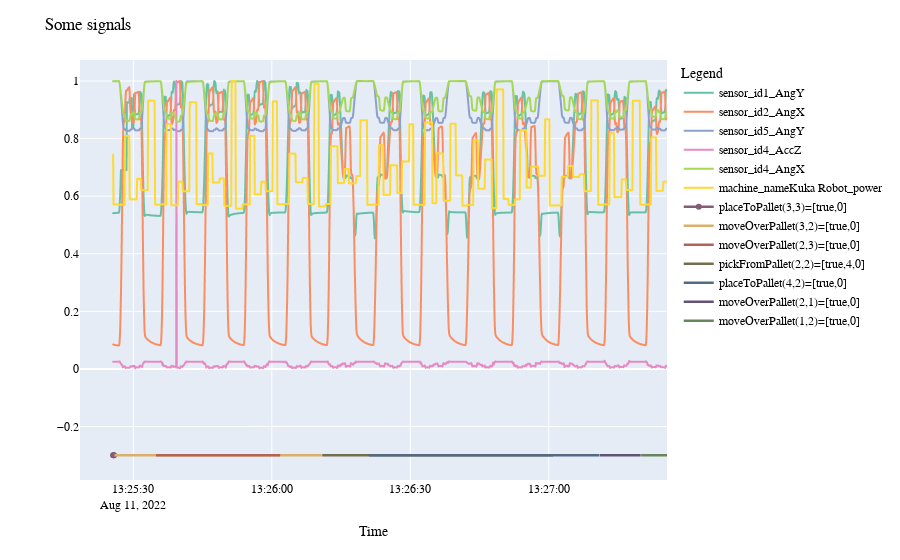

Notebook code for this chart:
### Code cell
fig.update_layout(
    title="Some signals",
    xaxis_title="Time",
    yaxis_title="",
    legend_title="Legend",
    font=dict(
        family="Courier New, monospace",
        size=12,
        color="Black"
    )
)
fig.show()

### Figure 1 — Plotly figure (JSON) as saved in the notebook; plotly's stock layout.template omitted (floating-point values rounded to 4 significant figures; data arrays with more than 128 entries replaced by an {"elided": "..."} marker saying what was removed)
{"data": [{"hovertemplate": "variable=sensor_id1_AngY<br>time=%{x}<br>value=%{y}<extra></extra>", "legendgroup": "sensor_id1_AngY", "line": {"color": "rgb(102,194,165)", "dash": "solid"}, "marker": {"symbol": "circle"}, "mode": "lines", "name": "sensor_id1_AngY", "showlegend": true, "type": "scattergl", "x": {"elided": "1201 str values"}, "xaxis": "x", "y": {"elided": "1201 float values"}, "yaxis": "y"}, {"hovertemplate": "variable=sensor_id2_AngX<br>time=%{x}<br>value=%{y}<extra></extra>", "legendgroup": "sensor_id2_AngX", "line": {"color": "rgb(252,141,98)", "dash": "solid"}, "marker": {"symbol": "circle"}, "mode": "lines", "name": "sensor_id2_AngX", "showlegend": true, "type": "scattergl", "x": {"elided": "1201 str values"}, "xaxis": "x", "y": {"elided": "1201 float values"}, "yaxis": "y"}, {"hovertemplate": "variable=sensor_id5_AngY<br>time=%{x}<br>value=%{y}<extra></extra>", "legendgroup": "sensor_id5_AngY", "line": {"color": "rgb(141,160,203)", "dash": "solid"}, "marker": {"symbol": "circle"}, "mode": "lines", "name": "sensor_id5_AngY", "showlegend": true, "type": "scattergl", "x": {"elided": "1201 str values"}, "xaxis": "x", "y": {"elided": "1201 float values"}, "yaxis": "y"}, {"hovertemplate": "variable=sensor_id4_AccZ<br>time=%{x}<br>value=%{y}<extra></extra>", "legendgroup": "sensor_id4_AccZ", "line": {"color": "rgb(231,138,195)", "dash": "solid"}, "marker": {"symbol": "circle"}, "mode": "lines", "name": "sensor_id4_AccZ", "showlegend": true, "type": "scattergl", "x": {"elided": "1201 str values"}, "xaxis": "x", "y": {"elided": "1201 float values"}, "yaxis": "y"}, {"hovertemplate": "variable=sensor_id4_AngX<br>time=%{x}<br>value=%{y}<extra></extra>", "legendgroup": "sensor_id4_AngX", "line": {"color": "rgb(166,216,84)", "dash": "solid"}, "marker": {"symbol": "circle"}, "mode": "lines", "name": "sensor_id4_AngX", "showlegend": true, "type": "scattergl", "x": {"elided": "1201 str values"}, "xaxis": "x", "y": {"elided": "1201 float values"}, "yaxis": "y"}, {"hovertemplate": "variable=machine_nameKuka Robot_power<br>time=%{x}<br>value=%{y}<extra></extra>", "legendgroup": "machine_nameKuka Robot_power", "line": {"color": "rgb(255,217,47)", "dash": "solid"}, "marker": {"symbol": "circle"}, "mode": "lines", "name": "machine_nameKuka Robot_power", "showlegend": true, "type": "scattergl", "x": {"elided": "1201 str values"}, "xaxis": "x", "y": {"elided": "1201 float values"}, "yaxis": "y"}, {"line": {"color": "rgb(133, 92, 117)", "shape": "hv", "width": 2.5}, "name": "placeToPallet(3,3)=[true,0]", "type": "scatter", "x": ["2022-08-11T13:25:25.619000", "2022-08-11T13:25:25.719000", "2022-08-11T13:25:25.819000"], "y": [-0.3, -0.3, -0.3]}, {"line": {"color": "rgb(217, 175, 107)", "shape": "hv", "width": 2.5}, "name": "moveOverPallet(3,2)=[true,0]", "type": "scatter", "x": {"elided": "269 str values"}, "y": {"elided": "269 float values"}}, {"line": {"color": "rgb(175, 100, 88)", "shape": "hv", "width": 2.5}, "name": "moveOverPallet(2,3)=[true,0]", "type": "scatter", "x": {"elided": "181 str values"}, "y": {"elided": "181 float values"}}, {"line": {"color": "rgb(115, 111, 76)", "shape": "hv", "width": 2.5}, "name": "pickFromPallet(2,2)=[true,4,0]", "type": "scatter", "x": {"elided": "301 str values"}, "y": {"elided": "301 float values"}}, {"line": {"color": "rgb(82, 106, 131)", "shape": "hv", "width": 2.5}, "name": "placeToPallet(4,2)=[true,0]", "type": "scatter", "x": {"elided": "300 str values"}, "y": {"elided": "300 float values"}}, {"line": {"color": "rgb(98, 83, 119)", "shape": "hv", "width": 2.5}, "name": "moveOverPallet(2,1)=[true,0]", "type": "scatter", "x": ["2022-08-11T13:27:11.019000", "2022-08-11T13:27:11.119000", "2022-08-11T13:27:11.219000", "2022-08-11T13:27:11.319000", "2022-08-11T13:27:11.419000", "2022-08-11T13:27:11.519000", "2022-08-11T13:27:11.619000", "2022-08-11T13:27:11.719000", "2022-08-11T13:27:11.819000", "2022-08-11T13:27:11.919000", "2022-08-11T13:27:12.019000", "2022-08-11T13:27:12.119000", "2022-08-11T13:27:12.219000", "2022-08-11T13:27:12.319000", "2022-08-11T13:27:12.419000", "2022-08-11T13:27:12.519000", "2022-08-11T13:27:12.619000", "2022-08-11T13:27:12.719000", "2022-08-11T13:27:12.819000", "2022-08-11T13:27:12.919000", "2022-08-11T13:27:13.019000", "2022-08-11T13:27:13.119000", "2022-08-11T13:27:13.219000", "2022-08-11T13:27:13.319000", "2022-08-11T13:27:13.419000", "2022-08-11T13:27:13.519000", "2022-08-11T13:27:13.619000", "2022-08-11T13:27:13.719000", "2022-08-11T13:27:13.819000", "2022-08-11T13:27:13.919000", "2022-08-11T13:27:14.019000", "2022-08-11T13:27:14.119000", "2022-08-11T13:27:14.219000", "2022-08-11T13:27:14.319000", "2022-08-11T13:27:14.419000", "2022-08-11T13:27:14.519000", "2022-08-11T13:27:14.619000", "2022-08-11T13:27:14.719000", "2022-08-11T13:27:14.819000", "2022-08-11T13:27:14.919000", "2022-08-11T13:27:15.019000", "2022-08-11T13:27:15.119000", "2022-08-11T13:27:15.219000", "2022-08-11T13:27:15.319000", "2022-08-11T13:27:15.419000", "2022-08-11T13:27:15.519000", "2022-08-11T13:27:15.619000", "2022-08-11T13:27:15.719000", "2022-08-11T13:27:15.819000", "2022-08-11T13:27:15.919000", "2022-08-11T13:27:16.019000", "2022-08-11T13:27:16.119000", "2022-08-11T13:27:16.219000", "2022-08-11T13:27:16.319000", "2022-08-11T13:27:16.419000", "2022-08-11T13:27:16.519000", "2022-08-11T13:27:16.619000", "2022-08-11T13:27:16.719000", "2022-08-11T13:27:16.819000", "2022-08-11T13:27:16.919000", "2022-08-11T13:27:17.019000", "2022-08-11T13:27:17.119000", "2022-08-11T13:27:17.219000", "2022-08-11T13:27:17.319000", "2022-08-11T13:27:17.419000", "2022-08-11T13:27:17.519000", "2022-08-11T13:27:17.619000", "2022-08-11T13:27:17.719000", "2022-08-11T13:27:17.819000", "2022-08-11T13:27:17.919000", "2022-08-11T13:27:18.019000", "2022-08-11T13:27:18.119000", "2022-08-11T13:27:18.219000", "2022-08-11T13:27:18.319000", "2022-08-11T13:27:18.419000", "2022-08-11T13:27:18.519000", "2022-08-11T13:27:18.619000", "2022-08-11T13:27:18.719000", "2022-08-11T13:27:18.819000", "2022-08-11T13:27:18.919000", "2022-08-11T13:27:19.019000", "2022-08-11T13:27:19.119000", "2022-08-11T13:27:19.219000", "2022-08-11T13:27:19.319000", "2022-08-11T13:27:19.419000", "2022-08-11T13:27:19.519000", "2022-08-11T13:27:19.619000", "2022-08-11T13:27:19.719000", "2022-08-11T13:27:19.819000", "2022-08-11T13:27:19.919000"], "y": [-0.3, -0.3, -0.3, -0.3, -0.3, -0.3, -0.3, -0.3, -0.3, -0.3, -0.3, -0.3, -0.3, -0.3, -0.3, -0.3, -0.3, -0.3, -0.3, -0.3, -0.3, -0.3, -0.3, -0.3, -0.3, -0.3, -0.3, -0.3, -0.3, -0.3, -0.3, -0.3, -0.3, -0.3, -0.3, -0.3, -0.3, -0.3, -0.3, -0.3, -0.3, -0.3, -0.3, -0.3, -0.3, -0.3, -0.3, -0.3, -0.3, -0.3, -0.3, -0.3, -0.3, -0.3, -0.3, -0.3, -0.3, -0.3, -0.3, -0.3, -0.3, -0.3, -0.3, -0.3, -0.3, -0.3, -0.3, -0.3, -0.3, -0.3, -0.3, -0.3, -0.3, -0.3, -0.3, -0.3, -0.3, -0.3, -0.3, -0.3, -0.3, -0.3, -0.3, -0.3, -0.3, -0.3, -0.3, -0.3, -0.3, -0.3]}, {"line": {"color": "rgb(104, 133, 92)", "shape": "hv", "width": 2.5}, "name": "moveOverPallet(1,2)=[true,0]", "type": "scatter", "x": ["2022-08-11T13:27:20.019000", "2022-08-11T13:27:20.119000", "2022-08-11T13:27:20.219000", "2022-08-11T13:27:20.319000", "2022-08-11T13:27:20.419000", "2022-08-11T13:27:20.519000", "2022-08-11T13:27:20.619000", "2022-08-11T13:27:20.719000", "2022-08-11T13:27:20.819000", "2022-08-11T13:27:20.919000", "2022-08-11T13:27:21.019000", "2022-08-11T13:27:21.119000", "2022-08-11T13:27:21.219000", "2022-08-11T13:27:21.319000", "2022-08-11T13:27:21.419000", "2022-08-11T13:27:21.519000", "2022-08-11T13:27:21.619000", "2022-08-11T13:27:21.719000", "2022-08-11T13:27:21.819000", "2022-08-11T13:27:21.919000", "2022-08-11T13:27:22.019000", "2022-08-11T13:27:22.119000", "2022-08-11T13:27:22.219000", "2022-08-11T13:27:22.319000", "2022-08-11T13:27:22.419000", "2022-08-11T13:27:22.519000", "2022-08-11T13:27:22.619000", "2022-08-11T13:27:22.719000", "2022-08-11T13:27:22.819000", "2022-08-11T13:27:22.919000", "2022-08-11T13:27:23.019000", "2022-08-11T13:27:23.119000", "2022-08-11T13:27:23.219000", "2022-08-11T13:27:23.319000", "2022-08-11T13:27:23.419000", "2022-08-11T13:27:23.519000", "2022-08-11T13:27:23.619000", "2022-08-11T13:27:23.719000", "2022-08-11T13:27:23.819000", "2022-08-11T13:27:23.919000", "2022-08-11T13:27:24.019000", "2022-08-11T13:27:24.119000", "2022-08-11T13:27:24.219000", "2022-08-11T13:27:24.319000", "2022-08-11T13:27:24.419000", "2022-08-11T13:27:24.519000", "2022-08-11T13:27:24.619000", "2022-08-11T13:27:24.719000", "2022-08-11T13:27:24.819000", "2022-08-11T13:27:24.919000", "2022-08-11T13:27:25.019000", "2022-08-11T13:27:25.119000", "2022-08-11T13:27:25.219000", "2022-08-11T13:27:25.319000", "2022-08-11T13:27:25.419000", "2022-08-11T13:27:25.519000", "2022-08-11T13:27:25.619000"], "y": [-0.3, -0.3, -0.3, -0.3, -0.3, -0.3, -0.3, -0.3, -0.3, -0.3, -0.3, -0.3, -0.3, -0.3, -0.3, -0.3, -0.3, -0.3, -0.3, -0.3, -0.3, -0.3, -0.3, -0.3, -0.3, -0.3, -0.3, -0.3, -0.3, -0.3, -0.3, -0.3, -0.3, -0.3, -0.3, -0.3, -0.3, -0.3, -0.3, -0.3, -0.3, -0.3, -0.3, -0.3, -0.3, -0.3, -0.3, -0.3, -0.3, -0.3, -0.3, -0.3, -0.3, -0.3, -0.3, -0.3, -0.3]}], "layout": {"font": {"color": "Black", "family": "Courier New, monospace", "size": 12}, "legend": {"title": {"text": "Legend"}, "tracegroupgap": 0}, "margin": {"t": 60}, "title": {"text": "Some signals"}, "xaxis": {"anchor": "y", "domain": [0, 1], "title": {"text": "Time"}}, "yaxis": {"anchor": "x", "domain": [0, 1], "title": {"text": ""}}}}
